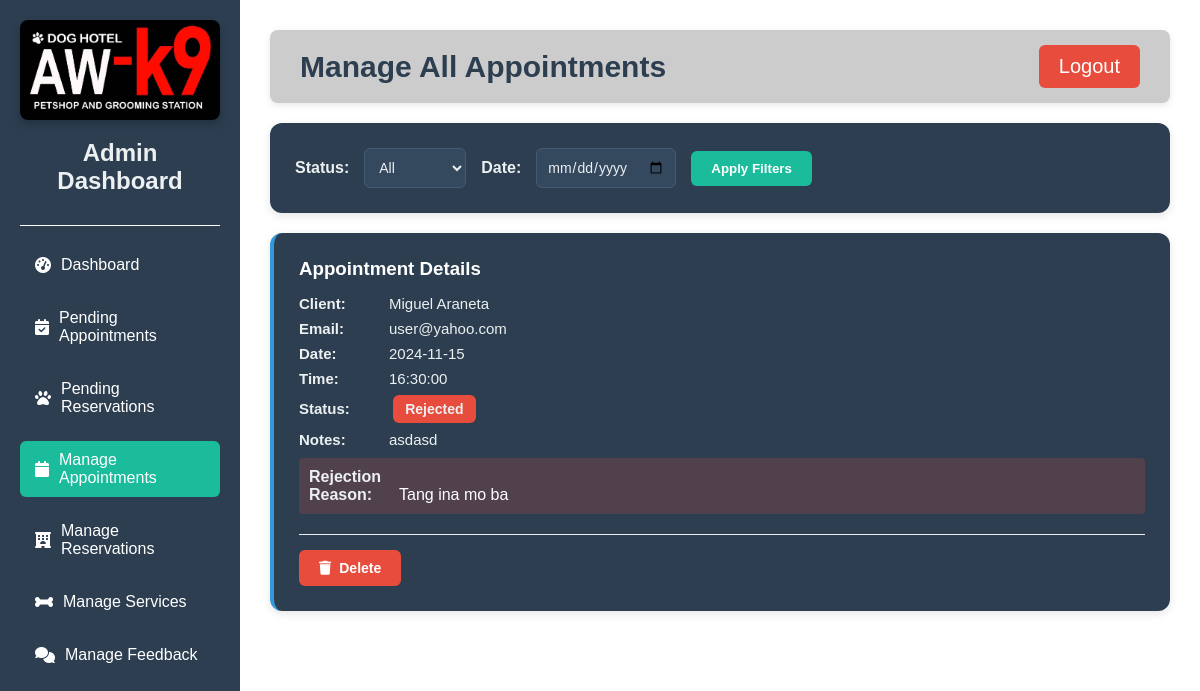
Screenshot of /admin_manage_appointments.php (signed in) with the database file from the repository.
### tables this page shows
CREATE TABLE `appointments` (
  `id` int(11) NOT NULL,
  `user_id` int(11) NOT NULL,
  `appointment_date` date NOT NULL,
  `appointment_time` time NOT NULL,
  `status` enum('pending','approved','rejected') NOT NULL DEFAULT 'pending',
  `rejection_reason` text DEFAULT NULL,
  `created_at` timestamp NOT NULL DEFAULT current_timestamp(),
  `notes` text DEFAULT NULL
);

CREATE TABLE `users` (
  `id` int(11) NOT NULL,
  `name` varchar(100) NOT NULL,
  `email` varchar(100) NOT NULL,
  `password` varchar(255) NOT NULL,
  `role` enum('user','admin') DEFAULT 'user',
  `created_at` timestamp NOT NULL DEFAULT current_timestamp()
);

### admin_manage_appointments.php (the view, shortened to what this page needs)
<?php
include "db.php";
$status = isset($_GET['status']) ? $_GET['status'] : 'all';
$date = isset($_GET['date']) ? $_GET['date'] : '';
$query = "SELECT a.*, u.name as user_name, u.email, a.notes
          FROM appointments a
          JOIN users u ON a.user_id = u.id
          WHERE a.status != 'pending'";
$params = [];
$query .= " ORDER BY a.appointment_date DESC, a.appointment_time DESC";
$stmt = $pdo->prepare($query);
$stmt->execute($params);
$appointments = $stmt->fetchAll();
?>
<!DOCTYPE html>
<html lang="en">
<head>
    <link rel="stylesheet" href="https://cdnjs.cloudflare.com/ajax/libs/font-awesome/6.0.0/css/all.min.css">
</head>
<body>
    <div class="sidebar">
        <div class="logo">
            <a href="admin_dashboard.php">
                <img src="aw-k9.png" alt="aw-k9 logo">
            </a>
        </div>
        <h2>Admin Dashboard</h2>
        <hr>
        <ul>
            <li><a href="admin_dashboard.php"><i class="fas fa-tachometer-alt"></i> Dashboard</a></li>
            <li><a href="admin_appointments.php"><i class="fas fa-calendar-check"></i> Pending Appointments</a></li>
            <li><a href="admin_bookings.php"><i class="fas fa-paw"></i> Pending Reservations</a></li>
            <li><a href="admin_manage_appointments.php" class="active"><i class="fas fa-calendar"></i> Manage Appointments</a></li>
            <li><a href="admin_manage_reservations.php"><i class="fas fa-hotel"></i> Manage Reservations</a></li>
            <li><a href="admin_services.php"><i class="fas fa-bone"></i> Manage Services</a></li>
            <li><a href="admin_feedback.php"><i class="fas fa-comments"></i> Manage Feedback</a></li>
        </ul>
    </div>
    <div class="main-content">
        <div class="top-bar">
            <h1>Manage All Appointments</h1>
            <a href="logout.php" class="btn-logout">Logout</a>
        </div>
        <div class="filters">
            <form method="GET" class="filter-group">
                <label for="status">Status:</label>
                <select name="status" id="status">
                    <option value="all" <?= $status === 'all' ? 'selected' : '' ?>>All</option>
                </select>
                <label for="date">Date:</label>
                <input type="date" name="date" id="date" value="<?= htmlspecialchars($date) ?>">
                <button type="submit" class="filter-btn">Apply Filters</button>
            </form>
        </div>
        <?php foreach($appointments as $appointment): ?>
            <div class="appointment-card">
                <div class="appointment-info">
                    <h3>Appointment Details</h3>
                    <p><span class="info-label">Client:</span><?= htmlspecialchars($appointment['user_name']) ?></p>
                    <p><span class="info-label">Email:</span><?= htmlspecialchars($appointment['email']) ?></p>
                    <p><span class="info-label">Date:</span><?= htmlspecialchars($appointment['appointment_date']) ?></p>
                    <p><span class="info-label">Time:</span><?= htmlspecialchars($appointment['appointment_time']) ?></p>
                    <p>
                        <span class="info-label">Status:</span>
                        <span class="status-badge status-<?= $appointment['status'] ?>">
                            <?= ucfirst(htmlspecialchars($appointment['status'])) ?>
                        </span>
                    </p>
                    <?php if (!empty($appointment['notes'])): ?>
                        <p><span class="info-label">Notes:</span><?= htmlspecialchars($appointment['notes']) ?></p>
                    <?php endif; ?>
                    <?php if ($appointment['status'] === 'rejected' && !empty($appointment['rejection_reason'])): ?>
                        <div class="rejection-reason">
                            <span class="info-label">Rejection Reason:</span><?= htmlspecialchars($appointment['rejection_reason']) ?>
                        </div>
                    <?php endif; ?>
                </div>
                <div class="button-group">
                    <form method="POST" style="display: inline;" onsubmit="return confirm('Are you sure you want to delete this appointment?');">
                        <button type="submit" name="delete" class="delete-btn">
                            <i class="fas fa-trash"></i> Delete
                        </button>
                    </form>
                </div>
            </div>
        <?php endforeach; ?>
    </div>
</body>
</html>

### admin_manage_appointments.php (style rules this page uses)
* { margin: 0; padding: 0; box-sizing: border-box; font-family: 'Helvetica', Arial, sans-serif; }
body { display: flex; height: 100vh; background-color: #f5f7fa; }
.sidebar { width: 240px; background-color: #2c3e50; color: #fff; padding: 20px; position: fixed; height: 100%; top: 0; left: 0; display: flex; flex-direction: column; }
.sidebar .logo { text-align: center; margin-bottom: 10px; }
.sidebar .logo img { width: 200px; margin-bottom: 5px; border-radius: 8px; box-shadow: 0 4px 8px rgba(0, 0, 0, 0.2); }
.sidebar h2 { color: #ecf0f1; margin-bottom: 20px; text-align: center; }
.sidebar ul { list-style: none; padding-top: 10px; flex-grow: 1; }
.sidebar ul li { margin-bottom: 15px; }
.sidebar ul li a { color: #fff; text-decoration: none; padding: 10px 15px; display: flex; align-items: center; gap: 10px; border-radius: 6px; transition: background-color 0.3s ease-in-out; }
.sidebar ul li a:hover, .sidebar ul li a.active { background-color: #1abc9c; }
.main-content { margin-left: 240px; padding: 30px; width: calc(100% - 240px); background-color: #fff; overflow-y: auto; }
.filters { background: #2c3e50; padding: 25px; border-radius: 12px; margin-bottom: 20px; box-shadow: 0 3px 10px rgba(0,0,0,0.1); display: flex; gap: 20px; align-items: center; }
.filter-group { display: flex; align-items: center; gap: 15px; }
.filter-group label { font-weight: bold; color: #ecf0f1; }
.filter-group select, .filter-group input { padding: 10px; border: 1px solid #415b76; border-radius: 6px; font-size: 14px; background: #34495e; color: #ecf0f1; }
.filter-btn { background: #1abc9c; color: white; border: none; padding: 10px 20px; border-radius: 6px; cursor: pointer; transition: background 0.3s; font-weight: 600; }
.status-badge { padding: 6px 12px; border-radius: 6px; font-size: 14px; font-weight: bold; display: inline-block; }
.status-rejected { background: #e74c3c; }
.delete-btn { background: #e74c3c; color: white; border: none; padding: 10px 20px; border-radius: 6px; cursor: pointer; font-size: 14px; display: flex; align-items: center; gap: 8px; font-weight: 600; }
hr { border: 0; height: 1px; background: #fff; margin: 10px 0; }
.appointment-card { background: #2c3e50; padding: 25px; margin: 15px 0; border-radius: 12px; box-shadow: 0 3px 10px rgba(0,0,0,0.1); transition: transform 0.2s ease; border-left: 4px solid #3498db; color: white; }
.appointment-info { margin-bottom: 20px; }
.appointment-info p { margin: 8px 0; color: #ecf0f1; font-size: 15px; }
.info-label { font-weight: bold; color: #ecf0f1; margin-right: 10px; width: 80px; display: inline-block; }
.button-group { display: flex; gap: 15px; margin-top: 20px; padding-top: 15px; border-top: 1px solid #eee; }
.delete-btn { background-color: #e74c3c; color: white; padding: 10px 20px; border-radius: 6px; font-weight: 600; border: none; cursor: pointer; display: flex; align-items: center; gap: 8px; transition: all 0.2s ease; font-size: 14px; }
.appointment-card h3 { color: #ffffff !important; margin-bottom: 15px; }
.top-bar { display: flex; justify-content: space-between; align-items: center; background-color: #cccccc; padding: 15px 30px; border-radius: 8px; margin-bottom: 20px; box-shadow: 0 2px 6px rgba(0, 0, 0, 0.1); }
.top-bar h1 { font-size: 30px; font-weight: 600; color: #2c3e50; }
.btn-logout { background-color: #e74c3c; padding: 10px 20px; color: #fff; border: none; border-radius: 6px; text-decoration: none; font-size: 20px; transition: background-color 0.3s ease-in-out; margin-left: 15px; }
.rejection-reason { background: rgba(231, 76, 60, 0.2); padding: 10px; border-radius: 4px; margin-top: 10px; }

### rows the page displays
appointments: user.name "Miguel Araneta", user.email "user@yahoo.com", appointment_date "2024-11-15", appointment_time "16:30:00", status "Rejected", notes "asdasd", rejection_reason "Tang ina mo ba"
